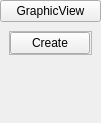
<?xml version="1.0" encoding="UTF-8"?>
<ui version="4.0">
 <class>GCreateDatabase</class>
 <widget class="QWidget" name="GCreateDatabase">
  <property name="geometry">
   <rect>
    <x>0</x>
    <y>0</y>
    <width>101</width>
    <height>123</height>
   </rect>
  </property>
  <property name="windowTitle">
   <string>GCreateDatabase</string>
  </property>
  <layout class="QGridLayout" name="gridLayout">
   <property name="leftMargin">
    <number>0</number>
   </property>
   <property name="topMargin">
    <number>0</number>
   </property>
   <property name="rightMargin">
    <number>0</number>
   </property>
   <property name="bottomMargin">
    <number>0</number>
   </property>
   <property name="spacing">
    <number>0</number>
   </property>
   <item row="3" column="0">
    <widget class="QWidget" name="m_body" native="true">
     <property name="minimumSize">
      <size>
       <width>0</width>
       <height>100</height>
      </size>
     </property>
     <layout class="QGridLayout" name="gridLayout_2">
      <item row="2" column="0">
       <widget class="QFrame" name="frame">
        <property name="minimumSize">
         <size>
          <width>0</width>
          <height>0</height>
         </size>
        </property>
        <property name="frameShape">
         <enum>QFrame::StyledPanel</enum>
        </property>
        <property name="frameShadow">
         <enum>QFrame::Raised</enum>
        </property>
        <layout class="QGridLayout" name="gridLayout_3">
         <property name="leftMargin">
          <number>0</number>
         </property>
         <property name="topMargin">
          <number>0</number>
         </property>
         <property name="rightMargin">
          <number>0</number>
         </property>
         <property name="bottomMargin">
          <number>0</number>
         </property>
         <item row="0" column="0">
          <widget class="QPushButton" name="m_create">
           <property name="cursor">
            <cursorShape>PointingHandCursor</cursorShape>
           </property>
           <property name="text">
            <string>Create</string>
           </property>
          </widget>
         </item>
         <item row="0" column="1">
          <spacer name="horizontalSpacer">
           <property name="orientation">
            <enum>Qt::Horizontal</enum>
           </property>
           <property name="sizeHint" stdset="0">
            <size>
             <width>0</width>
             <height>20</height>
            </size>
           </property>
          </spacer>
         </item>
        </layout>
        <zorder>m_create</zorder>
        <zorder>horizontalSpacer</zorder>
       </widget>
      </item>
      <item row="3" column="0">
       <spacer name="verticalSpacer">
        <property name="orientation">
         <enum>Qt::Vertical</enum>
        </property>
        <property name="sizeHint" stdset="0">
         <size>
          <width>78</width>
          <height>0</height>
         </size>
        </property>
       </spacer>
      </item>
     </layout>
    </widget>
   </item>
   <item row="1" column="0">
    <widget class="QPushButton" name="m_title">
     <property name="cursor">
      <cursorShape>PointingHandCursor</cursorShape>
     </property>
     <property name="text">
      <string>GraphicView</string>
     </property>
    </widget>
   </item>
  </layout>
 </widget>
 <resources/>
 <connections/>
</ui>
